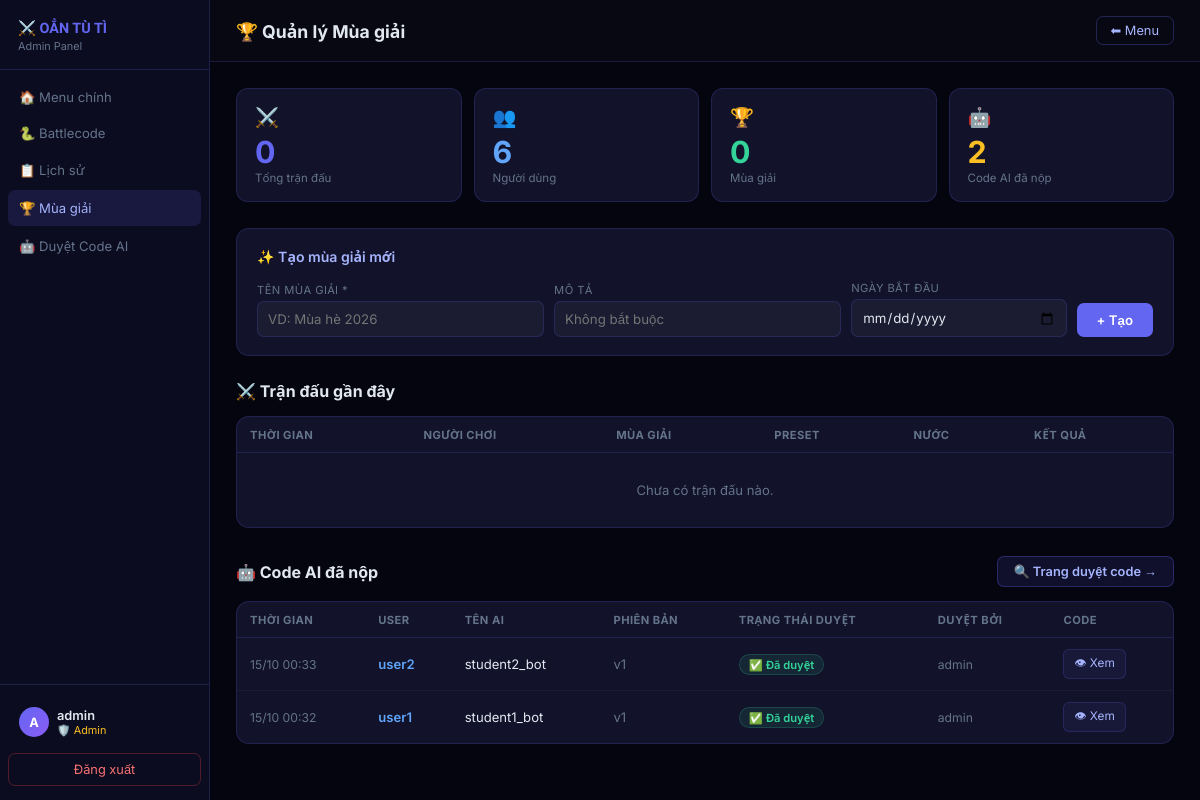
/season-admin/ (signed in), run on the app's committed database.
### submissions/models.py (models this page shows, shortened)
class Submission(models.Model):
    REVIEW_STATUS = [
        ('pending',  'Chờ duyệt'),
        ('approved', 'Đã duyệt'),
        ('rejected', 'Bị từ chối'),
    ]
    submitter = models.ForeignKey(
        User, on_delete=models.CASCADE, related_name='submissions',
    )
    ai_name = models.CharField(max_length=128, help_text='Tên AI do người dùng đặt')
    source_code = models.TextField(help_text='Mã nguồn Python')
    version = models.PositiveIntegerField(default=1)
    submitted_at = models.DateTimeField(auto_now_add=True)
    review_status = models.CharField(
        max_length=16, choices=REVIEW_STATUS, default='pending',
        db_index=True,
    )
    approved_by = models.ForeignKey(
        User, on_delete=models.SET_NULL, null=True, blank=True,
        related_name='approved_submissions',
    )
    approved_at = models.DateTimeField(null=True, blank=True)
    reject_reason = models.TextField(blank=True, help_text='Lý do từ chối (admin điền)')
    used_in_battle = models.BooleanField(
        default=False,
        help_text='Code này đã được dùng trong ít nhất một trận battle',
    )
    class Meta:
        ordering = ['-submitted_at']
        verbose_name = 'Bài nộp'
        verbose_name_plural = 'Bài nộp'
        unique_together = [('submitter', 'ai_name', 'version')]

### web/views.py (the view)
# urls.py: path('season-admin/', views.season_admin, name='season-admin'),
@login_required(login_url='/')
def season_admin(request):
    if not _is_admin(request.user):
        return redirect('/')
    from submissions.models import Submission
    seasons = Season.objects.all()
    all_submissions = Submission.objects.select_related('submitter').order_by('-submitted_at')
    return render(request, 'web/season_admin.html', {
        'user': request.user, 'seasons': seasons,
        'is_admin': True,
        'total_matches': MatchHistory.objects.count(),
        'total_users': User.objects.filter(is_staff=False).count(),
        'total_submissions': all_submissions.count(),
        'recent_matches': MatchHistory.objects.select_related('player','season').order_by('-played_at')[:20],
        'all_submissions': all_submissions[:50],
    })

### web/views.py (called while the page is built)
def _is_admin(user):
    return user.is_authenticated and (user.is_staff or user.is_superuser)

### web/templates/web/season_admin.html (shortened to what this page needs)
{% load static %}
<!DOCTYPE html>
<html lang="vi">
<head>
  <link rel="stylesheet" href="{% static 'web/css/style.css' %}">
</head>
<body>
<aside>
  <div class="sb-logo">⚔️ OẲN TÙ TÌ <span>Admin Panel</span></div>
  <nav class="sb-nav">
    <a class="sb-item" href="/">🏠 Menu chính</a>
    <a class="sb-item" href="/battlecode/">🐍 Battlecode</a>
    <a class="sb-item" href="/history/">📋 Lịch sử</a>
    <a class="sb-item active" href="/season-admin/">🏆 Mùa giải</a>
    <a class="sb-item" href="/admin/code-review/">🤖 Duyệt Code AI</a>
  </nav>
  <div class="sb-bottom">
    <div class="sb-user">
      <div class="sb-avatar">{{ user.username|first|upper }}</div>
      <div class="sb-info">
        <div class="nm">{{ user.username }}</div>
        <div class="rl">🛡️ Admin</div>
      </div>
    </div>
    <a href="/logout/" class="logout-a">Đăng xuất</a>
  </div>
</aside>
<div class="main">
  <div class="topbar">
    <h1>🏆 Quản lý Mùa giải</h1>
    <a href="/" class="btn-back">⬅ Menu</a>
  </div>
  <div class="content">
    <div class="stats">
      <div class="stat"><div class="ic">⚔️</div><div class="v v-purple">{{ total_matches }}</div><div class="l">Tổng trận đấu</div></div>
      <div class="stat"><div class="ic">👥</div><div class="v v-blue">{{ total_users }}</div><div class="l">Người dùng</div></div>
      <div class="stat"><div class="ic">🏆</div><div class="v v-green">{{ seasons|length }}</div><div class="l">Mùa giải</div></div>
      <div class="stat"><div class="ic">🤖</div><div class="v v-yellow">{{ total_submissions }}</div><div class="l">Code AI đã nộp</div></div>
    </div>
    <div class="create-card">
      <h3>✨ Tạo mùa giải mới</h3>
      <form method="post" action="/season-admin/create/">{% csrf_token %}
        <div class="form-row">
          <div class="fg"><label>Tên mùa giải *</label><input type="text" name="name" required placeholder="VD: Mùa hè 2026"></div>
          <div class="fg"><label>Mô tả</label><input type="text" name="description" placeholder="Không bắt buộc"></div>
          <div class="fg"><label>Ngày bắt đầu</label><input type="date" name="start_date" id="sd"></div>
          <div><button type="submit" class="btn-create">+ Tạo</button></div>
        </div>
      </form>
    </div>
    <h2 style="font-size:1rem;font-weight:700;margin-bottom:14px">⚔️ Trận đấu gần đây</h2>
    <div class="tw">
      <table>
        <thead><tr><th>Thời gian</th><th>Người chơi</th><th>Mùa giải</th><th>Preset</th><th>Nước</th><th>Kết quả</th></tr></thead>
        <tbody>
          {% for m in recent_matches %}
          <tr>
            <td style="color:var(--muted);font-size:.76rem">{{ m.played_at|date:"d/m H:i" }}</td>
            <td>{% if m.player %}{{ m.player.username }}{% else %}<span style="color:var(--muted)">Guest</span>{% endif %}</td>
            <td>{% if m.season %}<span style="color:var(--green);font-size:.76rem">{{ m.season.name }}</span>{% else %}<span style="color:var(--muted)">—</span>{% endif %}</td>
            <td style="font-size:.78rem">{{ m.board_preset }}</td>
            <td>{{ m.total_plies }}</td>
            <td>
              {% if m.result == 'p1_win' %}<span class="badge b-p1">P1 Thắng</span>
              {% elif m.result == 'p2_win' %}<span class="badge b-p2">P2 Thắng</span>
              {% elif m.result == 'draw' %}<span class="badge b-draw">Hòa</span>
              {% else %}<span class="badge b-error">Lỗi</span>{% endif %}
            </td>
          </tr>
          {% empty %}
          <tr class="empty-row"><td colspan="6">Chưa có trận đấu nào.</td></tr>
          {% endfor %}
        </tbody>
      </table>
    </div>
    <div style="display:flex;align-items:center;justify-content:space-between;margin:28px 0 14px">
      <h2 id="sub-section" style="font-size:1rem;font-weight:700">🤖 Code AI đã nộp</h2>
      <a href="/admin/code-review/" style="padding:7px 16px;border-radius:7px;background:rgba(99,102,241,.12);border:1px solid rgba(99,102,241,.3);color:#a5b4fc;font:.8rem 'Inter',sans-serif;text-decoration:none;font-weight:600">
        🔍 Trang duyệt code →
      </a>
    </div>
    <div class="tw">
      <table>
        <thead><tr>
          <th>Thời gian</th><th>User</th><th>Tên AI</th><th>Phiên bản</th>
          <th>Trạng thái duyệt</th><th>Duyệt bởi</th><th>Code</th>
        </tr></thead>
        <tbody>
          {% for s in all_submissions %}
          <tr>
            <td style="color:var(--muted);font-size:.76rem">{{ s.submitted_at|date:"d/m H:i" }}</td>
            <td style="font-weight:600;color:var(--p2)">{{ s.submitter.username }}</td>
            <td>{{ s.ai_name }}</td>
            <td style="color:var(--muted)">v{{ s.version }}</td>
            <td>
              {% if s.review_status == 'approved' %}
                <span class="badge" style="background:rgba(52,211,153,.1);color:#34d399;border:1px solid rgba(52,211,153,.2)">✅ Đã duyệt</span>
              {% elif s.review_status == 'rejected' %}
                <span class="badge b-error" title="{{ s.reject_reason }}">❌ Từ chối</span>
              {% else %}
                <span class="badge" style="background:rgba(148,163,184,.08);color:#94a3b8;border:1px solid rgba(148,163,184,.15)">⏳ Chờ duyệt</span>
              {% endif %}
            </td>
            <td style="font-size:.76rem;color:var(--muted)">
              {% if s.approved_by %}{{ s.approved_by.username }}{% else %}—{% endif %}
            </td>
            <td>
              <button onclick="showCode('{{ s.pk }}','{{ s.submitter.username }}','{{ s.ai_name }}')"
                      style="padding:4px 10px;border-radius:6px;border:1px solid var(--line);background:rgba(99,102,241,.08);color:#a5b4fc;font:.74rem 'Inter',sans-serif;cursor:pointer">
                👁 Xem
              </button>
            </td>
          </tr>
          {% empty %}
          <tr class="empty-row"><td colspan="7">Chưa có code AI nào được nộp.</td></tr>
          {% endfor %}
        </tbody>
      </table>
    </div>
  </div>
</div>

### web/static/web/css/style.css (style rules this page uses)
:root { --bg-primary: #0a0e1a; --bg-secondary: #111827; --bg-tertiary: #1a2236; --bg-card: rgba(17, 24, 39, 0.85); --accent-p1: #ef4444; --accent-p1-glow: rgba(239, 68, 68, 0.4); --accent-p1-soft: rgba(239, 68, 68, 0.15); --accent-p2: #3b82f6; --accent-p2-glow: rgba(59, 130, 246, 0.4); --accent-p2-soft: rgba(59, 130, 246, 0.15); --accent-gold: #f59e0b; --accent-gold-glow: rgba(245, 158, 11, 0.5); --accent-green: #10b981; --accent-purple: #8b5cf6; --text-primary: #f1f5f9; --text-secondary: #94a3b8; --text-muted: #64748b; --cell-light: rgba(30, 41, 59, 0.6); --cell-dark: rgba(15, 23, 42, 0.8); --cell-highlight: rgba(245, 158, 11, 0.25); --cell-move: rgba(16, 185, 129, 0.3); --cell-attack: rgba(239, 68, 68, 0.35); --cell-goal-p1: rgba(239, 68, 68, 0.2); --cell-goal-p2: rgba(59, 130, 246, 0.2); --border-subtle: rgba(148, 163, 184, 0.1); --border-glow: rgba(139, 92, 246, 0.3); --board-size: min(560px, 85vw); --cell-size: calc(var(--board-size) / 9); --transition-fast: 0.15s ease; --transition-normal: 0.3s ease; --transition-slow: 0.5s cubic-bezier(0.4, 0, 0.2, 1); --shadow-sm: 0 1px 3px rgba(0, 0, 0, 0.3); --shadow-md: 0 4px 14px rgba(0, 0, 0, 0.4); --shadow-lg: 0 10px 30px rgba(0, 0, 0, 0.5); --shadow-glow-p1: 0 0 20px var(--accent-p1-glow); --shadow-glow-p2: 0 0 20px var(--accent-p2-glow); --shadow-glow-gold: 0 0 25px var(--accent-gold-glow); --radius-sm: 6px; --radius-md: 10px; --radius-lg: 16px; --radius-xl: 24px; }
*, *::before, *::after { box-sizing: border-box; margin: 0; padding: 0; }
html { scroll-behavior: smooth; }
body { font-family: 'Inter', system-ui, -apple-system, sans-serif; background: var(--bg-primary); color: var(--text-primary); min-height: 100vh; overflow-x: hidden; line-height: 1.5; }

### data on the page
Submission: submitted_at "15/10 00:33", submitter.username "user2", ai_name "student2_bot", version "1", review_status "✅ Đã duyệt", approved_by.username "admin"
Submission: submitted_at "15/10 00:32", submitter.username "user1", ai_name "student1_bot", version "1", review_status "✅ Đã duyệt", approved_by.username "admin"

### other printed values
{{ user.username|first|upper }} "A"
{{ user.username }} "admin"
{{ total_matches }} "0"
{{ total_users }} "6"
{{ seasons|length }} "0"
{{ total_submissions }} "2"
